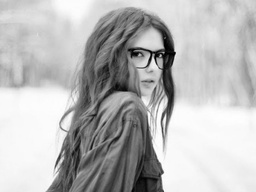
#> input picture openCV/testes/rotacao/graywoman.jpg, 256 x 192 px, shrunk from 640 x 480 before the run
$ python rotacao.py   (Python 2 division)
#> lines starting #> are read from the running program, lines starting #| are printed output that depends on the picture
import numpy as np
import cv2

sin = np.sin
cos = np.cos
PI  = np.pi

def degree_to_rad(ang):
	return ang*PI/180

def posicao_rotacao(pos, centro, sin_ang, cos_ang):
	return int((pos[0] - centro[0])*cos_ang - (pos[1] - centro[1])*sin_ang), int((pos[0] - centro[0])*sin_ang + (pos[1] - centro[1])*cos_ang)

def rotation(fundo, img, centro, angulo):
	rows, cols = img.shape
	sin_ang, cos_ang = sin(angulo), cos(angulo)
	for i in range(rows):
		for j in range(cols):
			x, y = posicao_rotacao((i, j), centro, sin_ang, cos_ang)
			if (-1 < (x+centro[0]) < rows) and (-1 < (y+centro[1]) < cols):
				fundo[x+centro[0]][y+centro[1]] = img[i][j]

def intensidade(img, i, j):
	k = 0
	n_k = 0
	for n in range(i-1, i+1):
		for m in range(j-1, j+1):
			if img[n][m] > 0:
				k += int(img[n][m])
				n_k += 1
	try:
		return np.uint8(k/n_k)
	except:
		return 0


def interpol(img):
	rows, cols = img.shape
	for i in range(1, rows - 1):
		for j in range (1, cols - 1):
			if img[i][j] == 0:
				img[i][j] = intensidade(img, i, j)


if __name__ == '__main__':
	fundo = cv2.imread('graywoman.jpg', cv2.IMREAD_GRAYSCALE)
#> fundo is the input picture: shape (192, 256); min 0, max 255, mean 185

	tigre = cv2.imread('graywoman.jpg', cv2.IMREAD_GRAYSCALE)

	rows, cols = tigre.shape
#> rows = 192; cols = 256

	rotation(fundo, tigre, (rows/2, cols/2), degree_to_rad(45))
#> after the loop in rotation, `for i in range(rows):`:
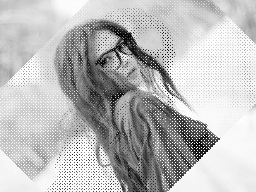
#> fundo: shape (192, 256); min 0, max 255, mean 186.9

	cv2.imshow('rotation', fundo)

	cv2.waitKey(0)

	interpol(fundo)

	cv2.imwrite('graywoman_r.jpg', fundo)

	cv2.imshow('interpol_rotation', fundo)

	cv2.waitKey(0)
